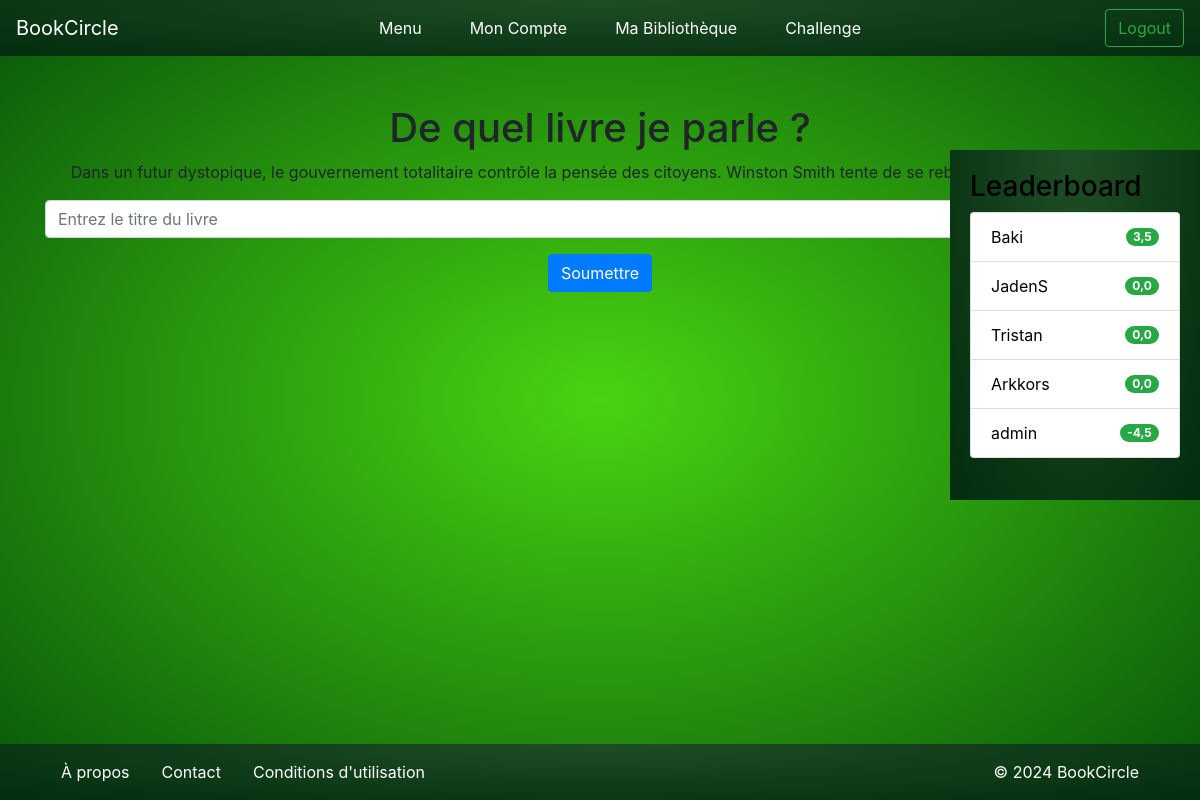
The page /guess_book_title/ (signed in) on the database its author committed.
### bookc/models.py (models this page shows, shortened)
class Book(models.Model):
    title = models.CharField(max_length=255)
    summary = models.TextField()

class UserProfile(models.Model):
    user = models.OneToOneField(User, on_delete=models.CASCADE)
    bio = models.TextField(blank=True, null=True)
    profile_picture = models.ImageField(upload_to='profiles/', blank=True, null=True)
    date_of_birth = models.DateField(blank=True, null=True)
    score = models.FloatField(default=0)  # Nouveau champ score avec valeur par défaut 0

### bookc/views.py (the view, shortened to what this page needs)
# urls.py: path('guess_book_title/', views.guess_book_title, name='guess_book_title'),
@login_required
def guess_book_title(request):
    book = random.choice(Book.objects.all())
    request.session['book_id'] = book.id
    return render(request, 'guess_book_title.html', {
        'book': book
    })

### bookc/context_processors.py (called while the page is built)
def leaderboard(request):
    top_users = UserProfile.objects.select_related('user').order_by('-score')[:5]  # Limite à 10 pour éviter de surcharger l'affichage
    return {
        'leaderboard_users': top_users
    }

### templates/guess_book_title.html (shortened to what this page needs)
{% extends 'base.html' %}
{% block content %}
<div class="container text-center mt-5">
    <h1>De quel livre je parle ?</h1>
    <p>{{ book.summary }}</p>
    <form method="POST">
        <input type="text" name="title" class="form-control" placeholder="Entrez le titre du livre" required>
        <button type="submit" class="btn btn-primary mt-3">Soumettre</button>
    </form>
</div>
{% endblock %}

### templates/components/sidebar.html
<div class="sidebar">
    <h3>Leaderboard</h3>
    <ul class="list-group">
        {% for profile in leaderboard_users %}
            <li class="list-group-item d-flex justify-content-between align-items-center">
                {{ profile.user.username }}
                <span class="badge badge-success badge-pill">{{ profile.score }}</span>
            </li>
        {% empty %}
            <li class="list-group-item">Aucun utilisateur trouvé.</li>
        {% endfor %}
    </ul>
</div>

### static/css/theme.css (style rules this page uses)
html, body { height: 100%; margin: 0; }
body { min-height: 100vh; margin: 0; background: radial-gradient(ellipse at center, #48d411 0%, #07560a 100%); background-size: cover; background-position: center; background-repeat: no-repeat; }
.sidebar { width: 250px; height: 350px; background: radial-gradient(ellipse farthest-corner at center top, #1e4e25 0%, #032d0e 100%); color: black; padding: 20px; position: fixed; top: 150px; right: 0; overflow-y: auto; }

### rows shown on the page
Book: summary "Dans un futur dystopique, le gouvernement totalitaire contrôle la pensée des citoyens. Winston Smith tente de se rebeller contre le système."
UserProfile: user.username "Baki", score "3,5"
UserProfile: user.username "JadenS", score "0,0"
UserProfile: user.username "Tristan", score "0,0"
UserProfile: user.username "Arkkors", score "0,0"
UserProfile: user.username "admin", score "-4,5"
